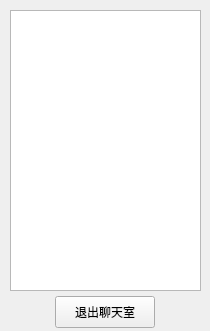
<?xml version="1.0" encoding="UTF-8"?>
<ui version="4.0">
 <class>RoomInfoForNonAdmin</class>
 <widget class="QWidget" name="RoomInfoForNonAdmin">
  <property name="geometry">
   <rect>
    <x>0</x>
    <y>0</y>
    <width>210</width>
    <height>331</height>
   </rect>
  </property>
  <property name="minimumSize">
   <size>
    <width>210</width>
    <height>331</height>
   </size>
  </property>
  <property name="maximumSize">
   <size>
    <width>372</width>
    <height>331</height>
   </size>
  </property>
  <property name="windowTitle">
   <string>Form</string>
  </property>
  <widget class="QListWidget" name="memberList">
   <property name="geometry">
    <rect>
     <x>10</x>
     <y>10</y>
     <width>191</width>
     <height>281</height>
    </rect>
   </property>
  </widget>
  <widget class="QPushButton" name="leaveRoomBtn">
   <property name="geometry">
    <rect>
     <x>55</x>
     <y>296</y>
     <width>100</width>
     <height>32</height>
    </rect>
   </property>
   <property name="text">
    <string>退出聊天室</string>
   </property>
  </widget>
 </widget>
 <resources/>
 <connections/>
</ui>
